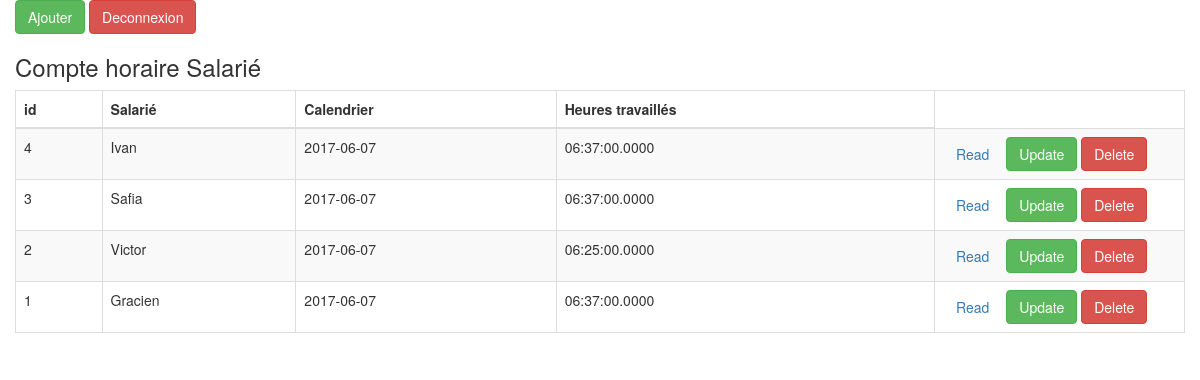
/index.php (signed in), run on the app's committed database.
### tables this page shows
CREATE TABLE `enregistrement` (
  `id` int(11) NOT NULL,
  `salarie` varchar(11) NOT NULL,
  `Calendrier` date NOT NULL,
  `Heures` time(4) NOT NULL
);

### index.php (the view, shortened to what this page needs)
<!DOCTYPE html>
<html lang="en">
<head>
    <link   href="css/bootstrap.min.css" rel="stylesheet">
</head>
<body>
    <div class="container">
            <div class="row">
              <p>
                    <a href="ajouter.php" class="btn btn-success">Ajouter</a>
                    <a href="function/disconnect.php" class="btn btn-danger">Deconnexion</a>
                </p>
                <h3>Compte horaire Salarié</h3>
            </div>
            <div class="row">
                <table class="table table-striped table-bordered">
                  <thead>
                    <tr>
                      <th>id</th>
                      <th>Salarié</th>
                      <th>Calendrier</th>
                      <th>Heures travaillés</th>
                    </tr>
                  </thead>
                  <tbody>
<?php
           $pdo = Database::connect();
           $sql = 'SELECT * FROM enregistrement ORDER BY id DESC';
           foreach ($pdo->query($sql) as $row) {
                    echo '<tr>';
                    echo '<td>'. $row['id'] . '</td>';
                    echo '<td>'. $row['salarie'] . '</td>';
                    echo '<td>'. $row['Calendrier'] . '</td>';
                    echo '<td>'. $row['Heures'] . '</td>';
                    echo '<td width=250>';
                                echo '<a class="btn" href="read.php?id='.$row['id'].'">Read</a>';
                                echo '<a class="btn btn-success" href="update.php?id='.$row['id'].'">Update</a>';
                                echo '<a class="btn btn-danger" href="delete.php?id='.$row['id'].'">Delete</a>';
                                echo '</td>';
                                echo '</tr>';
           }
?>
                  </tbody>
            </table>
        </div>
    </div>
  </body>
</html>

### data on the page
enregistrement: id "4", salarie "Ivan", Calendrier "2017-06-07", Heures "06:37:00.0000"
enregistrement: id "3", salarie "Safia", Calendrier "2017-06-07", Heures "06:37:00.0000"
enregistrement: id "2", salarie "Victor", Calendrier "2017-06-07", Heures "06:25:00.0000"
enregistrement: id "1", salarie "Gracien", Calendrier "2017-06-07", Heures "06:37:00.0000"
